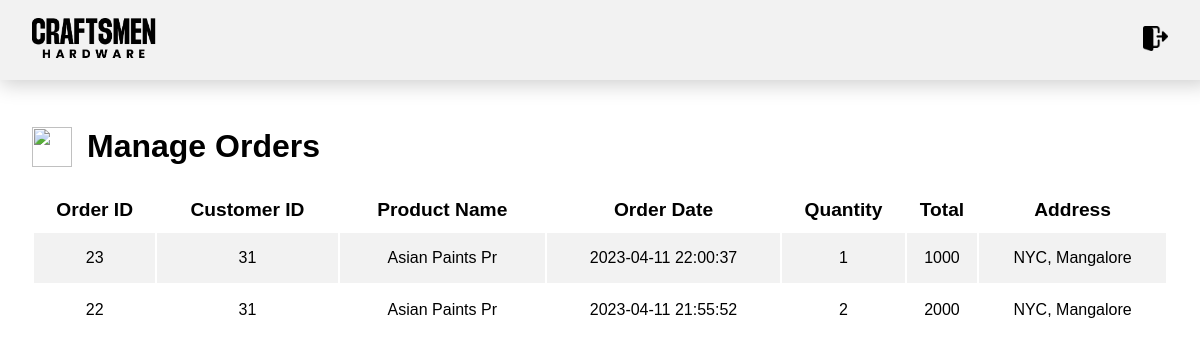
Screenshot of /admin/order/manageOrder.php (signed in) with the database file from the repository.
### tables this page shows
CREATE TABLE `orders` (
  `o_id` int(15) NOT NULL,
  `uid` int(11) DEFAULT NULL,
  `p_name` varchar(15) NOT NULL,
  `phoneNumber` varchar(10) NOT NULL,
  `email` varchar(20) NOT NULL,
  `address` varchar(15) NOT NULL,
  `payment_mode` varchar(20) NOT NULL,
  `created_at` datetime NOT NULL,
  `image` varchar(50) NOT NULL,
  `total` int(11) NOT NULL,
  `qty` int(5) NOT NULL,
  `price` int(11) NOT NULL,
  `p_id` int(11) NOT NULL
);

### admin/order/manageOrder.php (the view, shortened to what this page needs)
<!DOCTYPE html>
<html lang="en">
<head>
     <link rel="stylesheet" href="../style/admin-style.css">  <link rel="shortcut icon" href="https://cdn-icons-png.flaticon.com/512/2713/2713537.png" type="image/x-icon">
</head>
<body>
     <?php
     include '../components/nav.php'
     ?>
     <div class="dash-div">
          <div class="dash-news">
          <div class="admin-head">
               <img class="admin-logo" src="https://cdn-icons-png.flaticon.com/512/1007/1007959.png" alt="">
               <h1>
                    Manage Orders
               </h1>
          </div>  <?php
               $servername = "localhost";
               $username = "root";
               $password = "";
               $dbname = "craftsmendb";
               $conn = new mysqli($servername, $username, $password, $dbname);
               $sql = "SELECT * FROM orders ORDER BY created_at DESC LIMIT 10";
               $result = $conn->query($sql);
               echo "<table class='order-news'>";
               echo "<tr>
               <th>Order ID</th>
               <th>Customer ID</th>
               <th>Product Name</th>
               <th>Order Date</th>
               <th>Quantity</th>
               <th>Total</th>
               <th>Address</th>
               </tr>";
               if ($result->num_rows > 0) {
                    while ($row = $result->fetch_assoc()) {
                         echo "<tr class='order-res'>
                         <td>" . $row["o_id"] . "</td>
                         <td>" . $row["uid"] . "</td>
                         <td>" . $row["p_name"] . "</td>
                         <td>" . $row["created_at"] . "</td>
                         <td>" . $row["qty"] . "</td>
                         <td>" . $row["total"] . "</td>
                         <td>" . $row["address"] . "</td>
                         </tr>";
                    }
               } else {
                    echo "<tr><td colspan='7'>No results found.</td></tr>";
               }
               echo "</table>";
               ?>
          </div>
     </div>
</body>
</html>

### admin/style/admin-style.css (style rules this page uses)
* { margin: 0; padding: 0; box-sizing: border-box; font-family: "Outfit", sans-serif; scroll-behavior: smooth; }
.dash-div { margin: 2rem; }
.dash-div h1 { margin: 1rem 0; }
.dash-news { margin-top: 2rem; width: 100%; }
.dash-news table { text-align: center; width: 100%; }
.dash-news table th { font-size: 1.2rem; padding-bottom: 10px; }
.dash-news table td { padding: 1rem 0; font-size: 1rem; }
.order-news tr:nth-child(even) { background-color: #f2f2f2; }
.admin-logo { width: 40px; height: 40px; margin-right: 15px; }
.admin-head { display: flex; align-items: center; margin-bottom: 1rem; }

### rows the page displays
orders: o_id "23", uid "31", p_name "Asian Paints Pr", created_at "2023-04-11 22:00:37", qty "1", total "1000", address "NYC, Mangalore"
orders: o_id "22", uid "31", p_name "Asian Paints Pr", created_at "2023-04-11 21:55:52", qty "2", total "2000", address "NYC, Mangalore"
